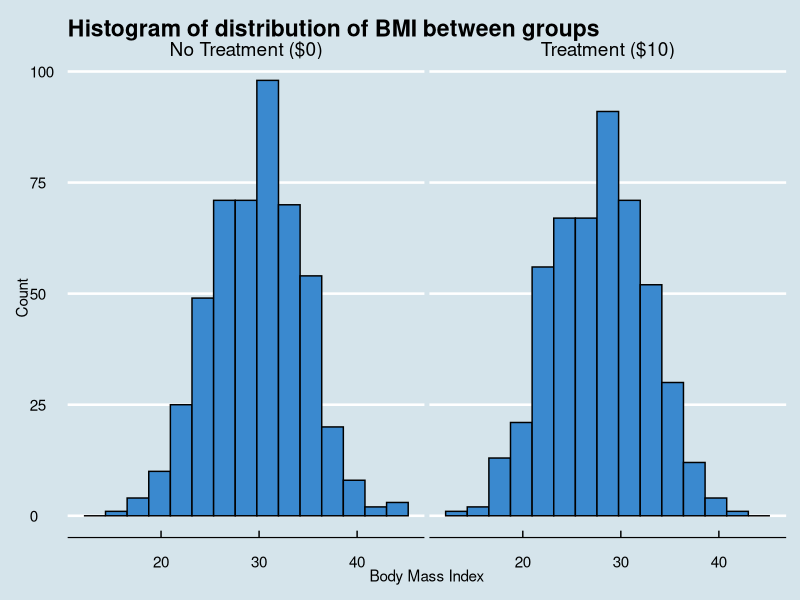
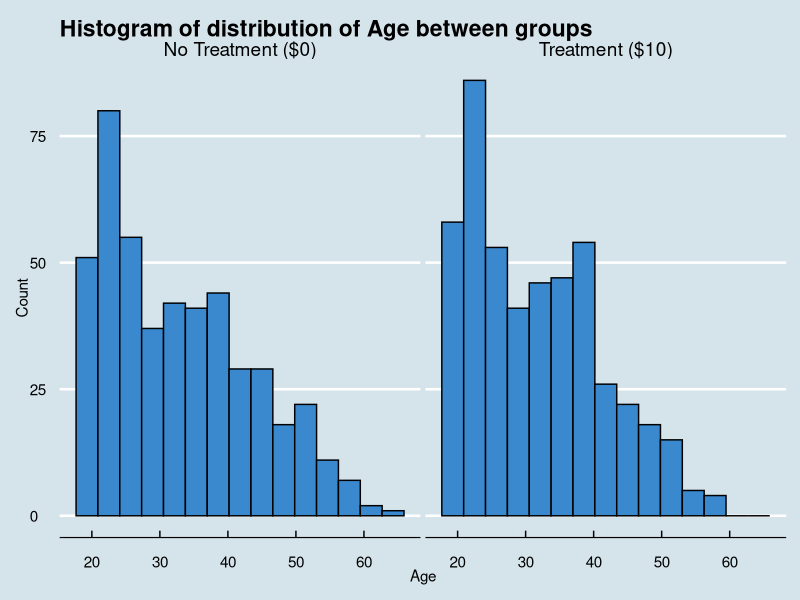
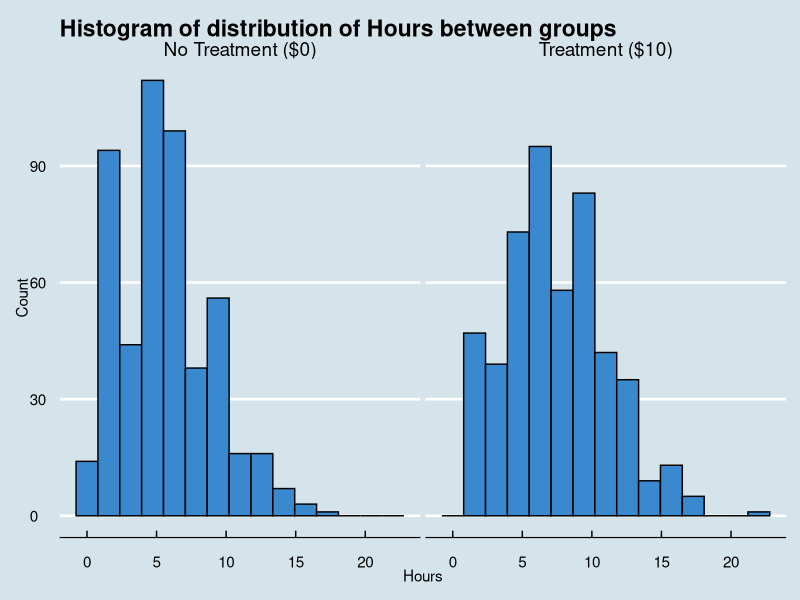
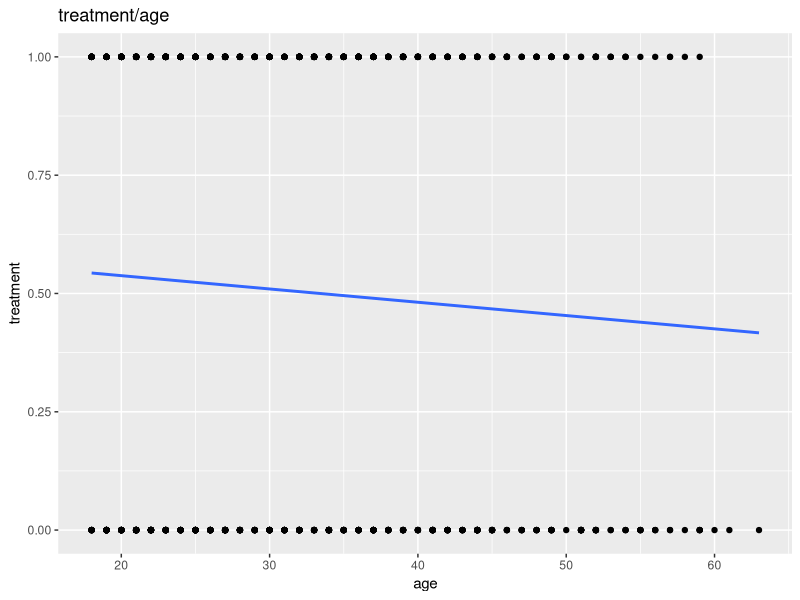
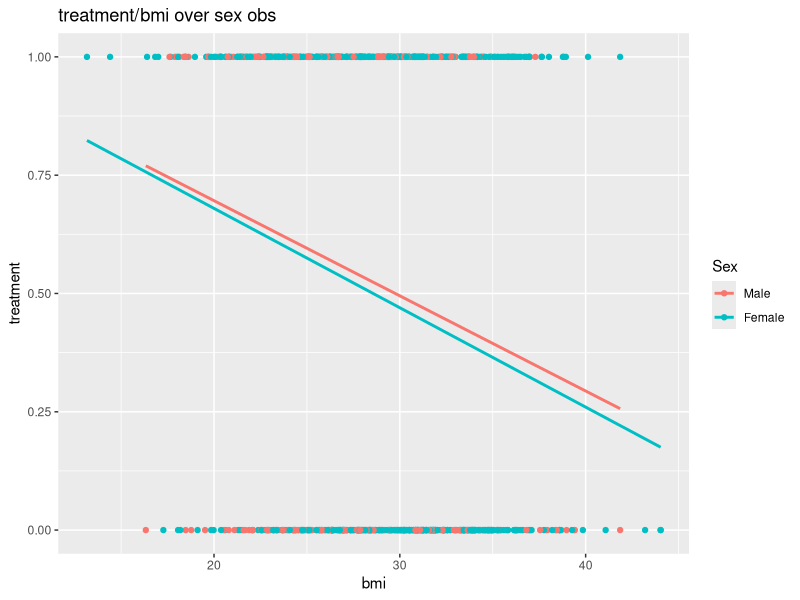
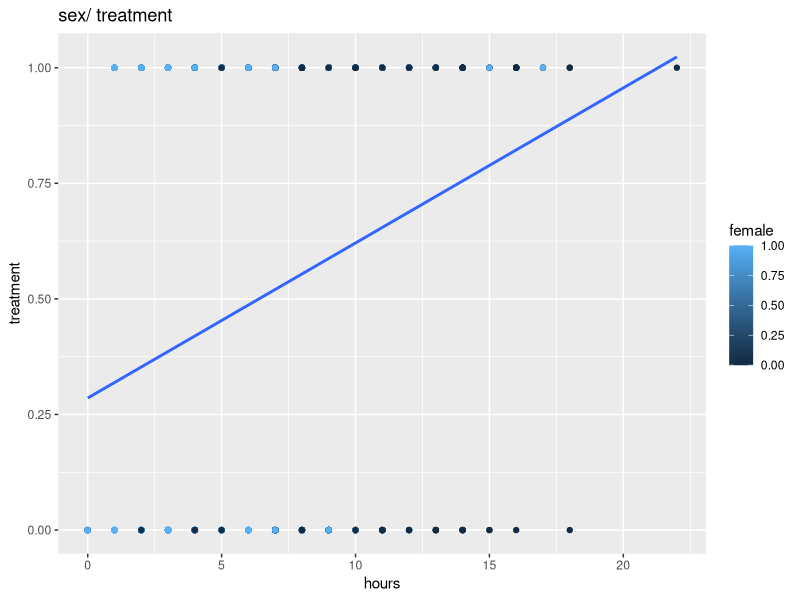
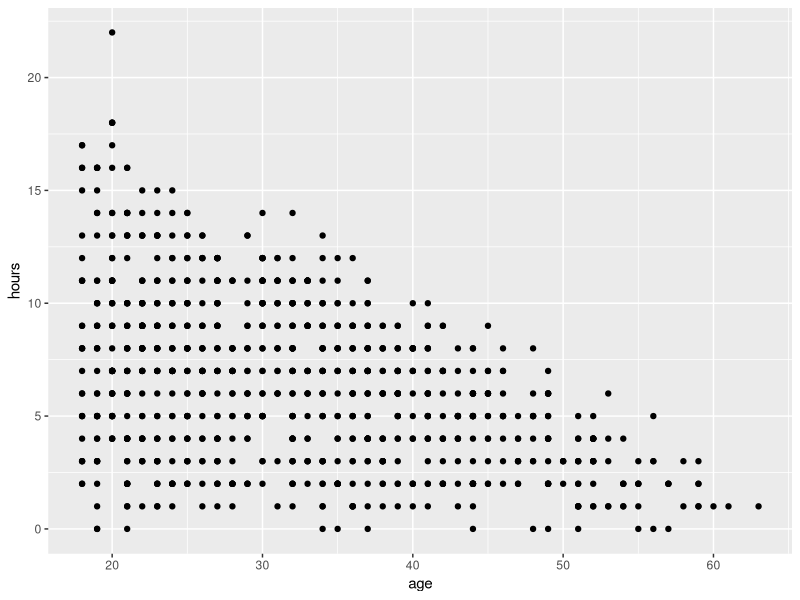

Here is the R script that generated these plots, in order:
## ---- chunk 1
library(tidyverse)
library(knitr)
library(ggthemes)
## ---- chunk 2
# Read in the raw data. 
raw <-  read_csv("problem_set2.csv")

raw %>% 
  group_by(treatment) %>%
  summarize_all(mean)


# T test
# Fails because female in the raw file is not all uniform. 
# t.test(raw$hours ~ raw$female)
# t.test(data$hours ~ data$female)

# mean(data$bmi)
# sd(data$bmi)/sqrt(length(data$bmi)) 

# broom::tidy(aov(bmi ~ treatment, data))
## ---- chunk 3
# Clean the data to impose uniformity upon the variable encoding.  
data <- raw %>%
  # Recoding female variable to be factor categorical variable from 0/1/male/female. 
  mutate(female = as.double(if_else(female == "female", 
                          "1", if_else(female == "male", 
                                       "0", female)))) %>%
  # Encode education variable to be a factor
  mutate(education = factor(education, levels = c("less than high school", 
                                                  "high school", 
                                                  "higher degree"))) %>%
  # Fix all BLACK observations to normal capitalization structure.
  mutate(race_ethnicity = str_to_sentence(race_ethnicity), 
         race_ethnicity = factor(race_ethnicity, c("Black", "Hispanic", "White"))) %>%
  # -99 is missing age data so I reincode it at missing age data. https://cran.r-project.org/web/packages/naniar/vignettes/replace-with-na.html
  mutate(age = na_if(age, -99)) %>%
  # Fixing messed up hours readings. They start at 60 and upwards and that's 1 hr so I fix based on that. 
  mutate(hours = if_else(hours >= 60, hours / 60, hours)) %>%
  # Currently I have removed improper values, but I could also justify multiplying by 10. 
  mutate(bmi = ifelse(bmi < 1, NA, bmi))
## ---- chunk 4
# Checking randomization

# Balance Table
data %>% 
  group_by(treatment) %>%
  summarize_all(mean) %>%
  kable()
## ---- chunk 5
data %>%
  select(race_ethnicity) %>%
  count(race_ethnicity) %>%
  kable(col.names = c("Race", "Count"))
## ---- chunk 6
randomness <- data %>%
  mutate(treatment = factor(treatment, labels = c("No Treatment ($0)", "Treatment ($10)")))

randomness %>%
  drop_na(bmi) %>%
ggplot(mapping = aes(x = bmi)) +
  geom_histogram(fill = "#3a89cf", color = "black", bins = 15) +
  labs(x = "Body Mass Index", y = "Count", title = "Histogram of distribution of BMI between groups") +
  theme_economist() +
  facet_wrap(~ treatment)

randomness %>%
  drop_na(age) %>%
ggplot(mapping = aes(x = age)) +
  geom_histogram(fill = "#3a89cf", color = "black", bins = 15) +
  labs(x = "Age", y = "Count", title = "Histogram of distribution of Age between groups") +
  theme_economist() +
  facet_wrap(~ treatment)

randomness %>%
ggplot(mapping = aes(x = hours)) +
  geom_histogram(fill = "#3a89cf", color = "black", bins = 15) +
  labs(x = "Hours", y = "Count", title = "Histogram of distribution of Hours between groups") +
  theme_economist() +
  facet_wrap(~ treatment)
## ---- chunk 7
treatment_bmi <- glm(treatment ~ bmi, data = data, family = binomial)
summary(treatment_bmi)

test <- broom::augment(treatment_bmi, type.predict = "response") %>%
  mutate(.pred = as.numeric(.fitted > .5))

mean(test$treatment != test$.pred, na.rm = TRUE)


ggplot(data = data %>% filter(age > 0), mapping = aes(x = age, y = treatment)) + geom_point() +
  geom_smooth(method = "lm", method.args = list(family = "binomial"), se = FALSE) +
  labs(title = "treatment/age")

data %>% 
  filter(bmi > 10, age > 0) %>%
  mutate(female = factor(female, levels = c(0, 1), labels = c("Male", "Female"))) %>%
ggplot(mapping = aes(x = bmi, y = treatment, color = female)) + 
  geom_point() +
  geom_smooth(method = "lm", method.args = list(family = "binomial"), se = FALSE) +
  scale_color_discrete(name = "Sex") +
#  scale_y_discrete(breaks = c(0, 1), limits = c(0, 1)) +
  labs(title = "treatment/bmi over sex obs")

ggplot(data = data %>% filter(bmi > 10, age > 0), mapping = aes(x = hours, y = treatment, color = female)) + 
  geom_point() +
  geom_smooth(method = "lm", method.args = list(family = "binomial"), se = FALSE) +
  labs(title = "sex/ treatment")
## ---- chunk 8
data %>%
  ggplot(mapping = aes(x = age, y = hours)) +
  geom_point()
